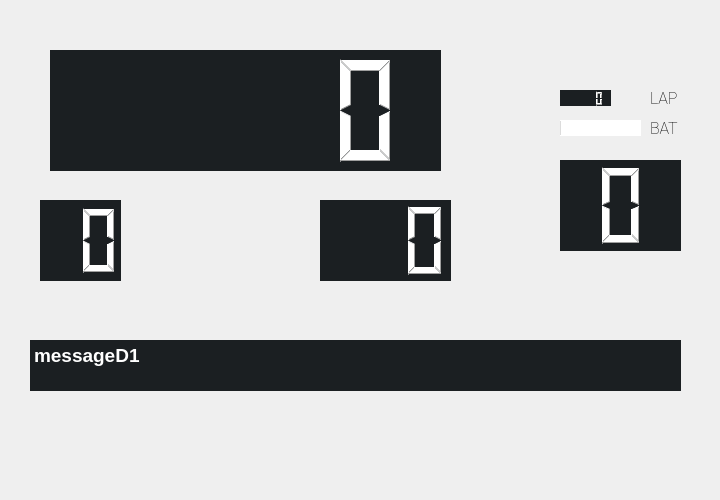
    <widget class="QWidget" name="Dynamic1">
     <attribute name="title">
      <string>Dynamic 1</string>
     </attribute>
     <widget class="QLCDNumber" name="speedD1">
      <property name="geometry">
       <rect>
        <x>40</x>
        <y>200</y>
        <width>81</width>
        <height>81</height>
       </rect>
      </property>
      <property name="autoFillBackground">
       <bool>false</bool>
      </property>
      <property name="styleSheet">
       <string notr="true">color: rgb(255, 255, 255);
background-color: rgb(27,31,34);</string>
      </property>
      <property name="frameShape">
       <enum>QFrame::NoFrame</enum>
      </property>
      <property name="frameShadow">
       <enum>QFrame::Plain</enum>
      </property>
      <property name="lineWidth">
       <number>4</number>
      </property>
      <property name="midLineWidth">
       <number>0</number>
      </property>
      <property name="smallDecimalPoint">
       <bool>false</bool>
      </property>
      <property name="numDigits">
       <number>2</number>
      </property>
      <property name="value" stdset="0">
       <double>0.000000000000000</double>
      </property>
     </widget>
     <widget class="QLCDNumber" name="ETCD1">
      <property name="geometry">
       <rect>
        <x>320</x>
        <y>200</y>
        <width>131</width>
        <height>81</height>
       </rect>
      </property>
      <property name="styleSheet">
       <string notr="true">color: rgb(255, 255, 255);
background-color: rgb(27,31,34);</string>
      </property>
      <property name="frameShape">
       <enum>QFrame::NoFrame</enum>
      </property>
      <property name="frameShadow">
       <enum>QFrame::Plain</enum>
      </property>
      <property name="lineWidth">
       <number>0</number>
      </property>
      <property name="midLineWidth">
       <number>0</number>
      </property>
      <property name="numDigits">
       <number>3</number>
      </property>
      <property name="value" stdset="0">
       <double>0.000000000000000</double>
      </property>
     </widget>
     <widget class="QLCDNumber" name="GEARD1">
      <property name="geometry">
       <rect>
        <x>560</x>
        <y>160</y>
        <width>121</width>
        <height>91</height>
       </rect>
      </property>
      <property name="font">
       <font>
        <pointsize>14</pointsize>
       </font>
      </property>
      <property name="autoFillBackground">
       <bool>false</bool>
      </property>
      <property name="styleSheet">
       <string notr="true">color: rgb(255, 255, 255);
background-color: rgb(27,31,34);</string>
      </property>
      <property name="frameShape">
       <enum>QFrame::NoFrame</enum>
      </property>
      <property name="frameShadow">
       <enum>QFrame::Plain</enum>
      </property>
      <property name="lineWidth">
       <number>0</number>
      </property>
      <property name="midLineWidth">
       <number>0</number>
      </property>
      <property name="numDigits">
       <number>1</number>
      </property>
      <property name="value" stdset="0">
       <double>0.000000000000000</double>
      </property>
     </widget>
     <widget class="QTextBrowser" name="MessageD1">
      <property name="geometry">
       <rect>
        <x>30</x>
        <y>340</y>
        <width>651</width>
        <height>51</height>
       </rect>
      </property>
      <property name="styleSheet">
       <string notr="true">background-color: rgb(27,31,34);</string>
      </property>
      <property name="frameShape">
       <enum>QFrame::NoFrame</enum>
      </property>
      <property name="frameShadow">
       <enum>QFrame::Plain</enum>
      </property>
      <property name="lineWidth">
       <number>0</number>
      </property>
      <property name="html">
       <string>&lt;!DOCTYPE HTML PUBLIC &quot;-//W3C//DTD HTML 4.0//EN&quot; &quot;http://www.w3.org/TR/REC-html40/strict.dtd&quot;&gt;
&lt;html&gt;&lt;head&gt;&lt;meta name=&quot;qrichtext&quot; content=&quot;1&quot; /&gt;&lt;style type=&quot;text/css&quot;&gt;
p, li { white-space: pre-wrap; }
&lt;/style&gt;&lt;/head&gt;&lt;body style=&quot; font-family:'Roboto'; font-size:12pt; font-weight:200; font-style:normal;&quot;&gt;
&lt;p style=&quot; margin-top:0px; margin-bottom:0px; margin-left:0px; margin-right:0px; -qt-block-indent:0; text-indent:0px;&quot;&gt;&lt;span style=&quot; font-size:14pt; font-weight:600; color:#ffffff;&quot;&gt;messageD1&lt;/span&gt;&lt;/p&gt;&lt;/body&gt;&lt;/html&gt;</string>
      </property>
     </widget>
     <widget class="QLCDNumber" name="RPMD1">
      <property name="geometry">
       <rect>
        <x>50</x>
        <y>50</y>
        <width>391</width>
        <height>121</height>
       </rect>
      </property>
      <property name="styleSheet">
       <string notr="true">color: rgb(255, 255, 255);
background-color: rgb(27,31,34);</string>
      </property>
      <property name="frameShape">
       <enum>QFrame::NoFrame</enum>
      </property>
      <property name="frameShadow">
       <enum>QFrame::Plain</enum>
      </property>
      <property name="lineWidth">
       <number>0</number>
      </property>
      <property name="midLineWidth">
       <number>0</number>
      </property>
      <property name="smallDecimalPoint">
       <bool>false</bool>
      </property>
      <property name="numDigits">
       <number>5</number>
      </property>
      <property name="digitCount">
       <number>5</number>
      </property>
      <property name="value" stdset="0">
       <double>0.000000000000000</double>
      </property>
      <property name="intValue" stdset="0">
       <number>0</number>
      </property>
     </widget>
     <widget class="QProgressBar" name="BATprogD1">
      <property name="geometry">
       <rect>
        <x>560</x>
        <y>120</y>
        <width>81</width>
        <height>16</height>
       </rect>
      </property>
      <property name="styleSheet">
       <string notr="true">border-color: rgb(37, 41, 44);</string>
      </property>
      <property name="maximum">
       <number>14</number>
      </property>
      <property name="value">
       <number>0</number>
      </property>
      <property name="textVisible">
       <bool>false</bool>
      </property>
      <property name="format">
       <string>%p%</string>
      </property>
     </widget>
     <widget class="QLabel" name="label_3">
      <property name="geometry">
       <rect>
        <x>0</x>
        <y>0</y>
        <width>711</width>
        <height>491</height>
       </rect>
      </property>
      <property name="styleSheet">
       <string notr="true">background-image:
url(/home/pi/fsae/fsae/FSAEdash/dashTemplate.png);
</string>
      </property>
      <property name="text">
       <string/>
      </property>
     </widget>
     <widget class="QLCDNumber" name="LapTime_5">
      <property name="geometry">
       <rect>
        <x>560</x>
        <y>90</y>
        <width>51</width>
        <height>16</height>
       </rect>
      </property>
      <property name="styleSheet">
       <string notr="true">color: rgb(255, 255, 255);
background-color: rgb(27,31,34);</string>
      </property>
      <property name="frameShape">
       <enum>QFrame::NoFrame</enum>
      </property>
      <property name="lineWidth">
       <number>0</number>
      </property>
      <property name="midLineWidth">
       <number>0</number>
      </property>
      <property name="value" stdset="0">
       <double>0.000000000000000</double>
      </property>
     </widget>
     <widget class="QLabel" name="label_9">
      <property name="geometry">
       <rect>
        <x>650</x>
        <y>90</y>
        <width>31</width>
        <height>16</height>
       </rect>
      </property>
      <property name="font">
       <font>
        <family>Roboto</family>
        <pointsize>12</pointsize>
        <weight>9</weight>
        <italic>false</italic>
        <bold>false</bold>
       </font>
      </property>
      <property name="styleSheet">
       <string notr="true">font: 75 12pt &quot;Roboto&quot;;</string>
      </property>
      <property name="text">
       <string>LAP</string>
      </property>
     </widget>
     <widget class="QLabel" name="label_10">
      <property name="geometry">
       <rect>
        <x>650</x>
        <y>120</y>
        <width>31</width>
        <height>16</height>
       </rect>
      </property>
      <property name="font">
       <font>
        <family>Roboto</family>
        <pointsize>12</pointsize>
        <weight>9</weight>
        <italic>false</italic>
        <bold>false</bold>
       </font>
      </property>
      <property name="styleSheet">
       <string notr="true">font: 75 12pt &quot;Roboto&quot;;
font: 75 12pt &quot;Roboto&quot;;
font: 75 12pt &quot;Roboto&quot;;</string>
      </property>
      <property name="text">
       <string>BAT</string>
      </property>
     </widget>
     <zorder>label_3</zorder>
     <zorder>speedD1</zorder>
     <zorder>ETCD1</zorder>
     <zorder>GEARD1</zorder>
     <zorder>MessageD1</zorder>
     <zorder>RPMD1</zorder>
     <zorder>BATprogD1</zorder>
     <zorder>LapTime_5</zorder>
     <zorder>label_9</zorder>
     <zorder>label_10</zorder>
    </widget>
